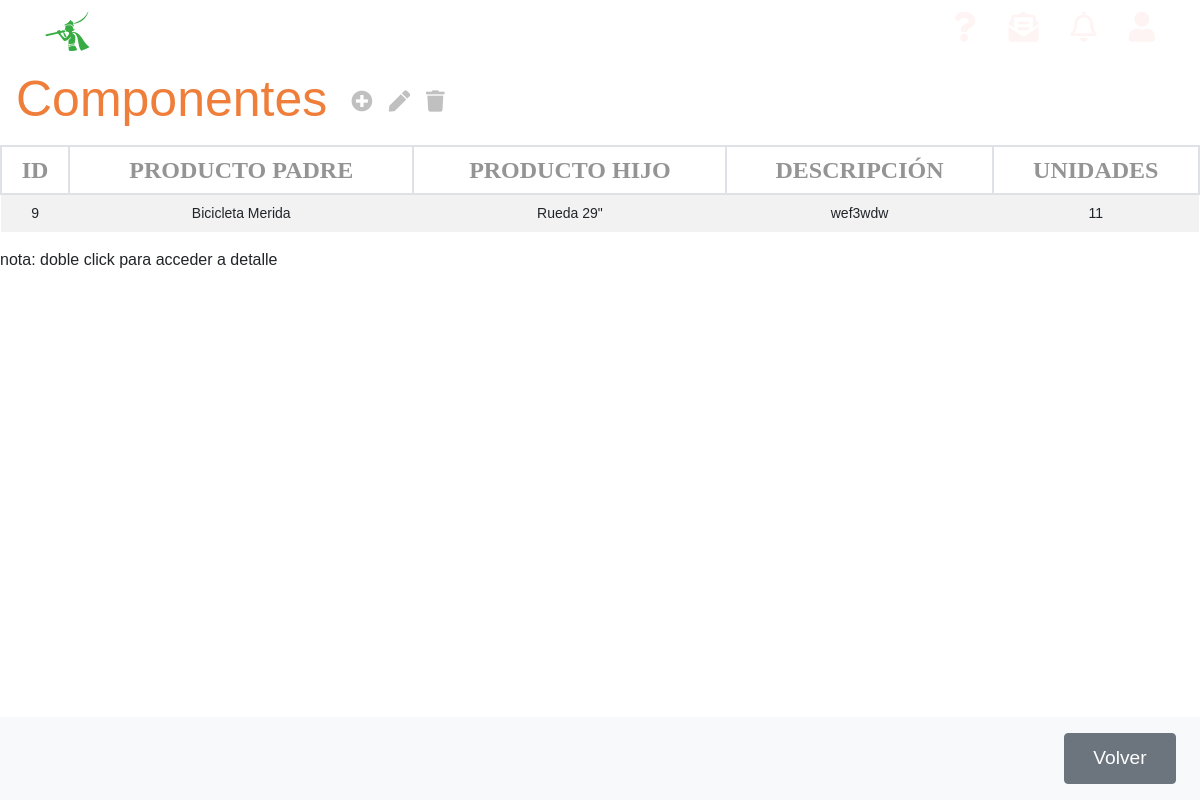
/appEntrega/componentes/, run on the app's committed database.
### appEntrega/models.py (models this page shows, shortened)
class Componente(models.Model):
    componente_producto_padre = models.ForeignKey(Producto, related_name='producto_padre', null=False,
                                                  on_delete=models.CASCADE,
                                                  default=0)
    componente_producto = models.ForeignKey(Producto, related_name='producto', null=False, on_delete=models.CASCADE,
                                            default=0)
    componente_unidades = models.PositiveIntegerField(default=1)
    componente_descripcion = models.CharField(max_length=250)

class Producto(models.Model):
    producto_referencia = models.CharField(max_length=13, primary_key=True)
    producto_nombre = models.CharField(max_length=50)
    producto_descripcion = models.CharField(max_length=250)
    producto_categoria = models.CharField(max_length=50)
    producto_precio = models.DecimalField(max_digits=10, decimal_places=2, default=0)

### appEntrega/views.py (the view)
# urls.py: path('componentes/', ComponenteListView.as_view(), name='listaComponente'),
class ComponenteListView(ListView):
    model = Componente
    template_name = 'listaComponentes.html'
    context_object_name = 'lista_componentes'

### appEntrega/templates/listaComponentes.html
{% extends 'base.html' %}
{% block content %}
<div class="">
    <nav class="navbar navbar-light table-navbar">
        <h2 class="orange-color">Componentes</h2>
        <ul class="navbar-nav mr-auto flex-row">
            <li class="nav-item m-0 ml-3">
                <i class="fas fa-plus-circle fa-lg c-grey"
                    onclick="location.href='http://127.0.0.1:8000/appEntrega/componentes/nuevo/'"></i>
            </li>
            <li class="nav-item m-0">
                <i class="fas fa-pen fa-lg c-grey"></i>
            </li>
            <li class="nav-item m-0">
                <i class="fas fa-trash fa-lg c-grey"></i>
            </li>
        </ul>
    </nav>
</div>
<div class="row">
    <div class="col-md-12">
        <table class="table-deustronic table table-striped table-hover">
            <thead>
                <tr>
                    <th>ID</th>
                    <th>PRODUCTO PADRE</th>
                    <th>PRODUCTO HIJO</th>
                    <th>DESCRIPCIÓN</th>
                    <th>UNIDADES</th>
                </tr>
            </thead>
            <tbody>
                {% if lista_componentes %}
                {% for comp in lista_componentes %}
                <tr ondblclick="location.href='http://127.0.0.1:8000/appEntrega/componentes/{{comp.pk}}/editar'">
                    <td>{{comp.pk}}</td>
                    <td>{{comp.componente_producto_padre.producto_nombre}}</td>
                    <td>{{comp.componente_producto.producto_nombre}}</td>
                    <td>{{comp.componente_descripcion}}</td>
                    <td>{{comp.componente_unidades}}</td>
                </tr>
                {% endfor %}
                {% else %}
                <tr>
                    <td colspan="5">
                        <p>No existen Componentes</p>
                    </td>
                </tr>
                {% endif %}
            </tbody>
        </table>
        <p>nota: doble click para acceder a detalle</p>
    </div>
</div>
<nav class="navbar navbar-light bg-light fixed-bottom">
    <div class="form-inline ml-auto">
        <button onclick="location.href='http://127.0.0.1:8000/appEntrega'" class="btn boton-nav btn-secondary m-2"
            type="button">Volver</button>
    </div>
</nav>
{% endblock %}

### appEntrega/static/style/styles.css (style rules this page uses)
.orange-color, .orange-color:hover { color: rgb(239, 126, 58) !important; font-weight: 100 !important; }
* { font-family: 'FiraSans-Regular', sans-serif; }
html { overflow-x: hidden; overflow-y: overlay; }
html, body { height: 100%; }
body { margin: 0; }
i { cursor: pointer !important; }
ul { padding: 0 !important; }

### appEntrega/static/style/table.css (style rules this page uses)
table { overflow: scroll; }
table td { vertical-align: middle !important; }
.table-deustronic th { color: #949494; font-weight: bold; font-size: 1.5rem; padding: 5px 10px; border: 2px solid #dee2e6; font-family: FiraSans-Regular, Calibri, Verdana; text-align: center !important; }
.table-deustronic td { font-size: 14px; padding: 0.5rem; text-align: center !important; cursor: pointer !important; }
.table-navbar { position: sticky; background-color: white; z-index: 1; top: 0; width: 100%; }

### appEntrega/static/style/productos.css (style rules this page uses)
.navbar-nav .nav-item { padding: 0 .5rem; }
.c-grey { color: silver !important; }
.boton-nav { width: 7rem; height: 3.2rem !important; color: white !important; font-weight: 400; font-size: 1.2rem; text-decoration: none; outline-style: none; }

### appEntrega/static/style/header.css (style rules this page uses)
h2 { padding: 0px; color: #1c3d79; font-size: 50px; font-family: 'Franklin Gothic Medium', 'Arial Narrow', Arial, sans-serif }
li { list-style: none; margin-right: 2rem; }
li:last-of-type { margin-right: 0; }
ul { margin: 0 !important; }

### appEntrega/static/style/modal.css (style rules this page uses)
:root { --lightgray: #efefef; --blue: steelblue; --white: #fff; --black: rgba(0, 0, 0, 0.8); --bounceEasing: cubic-bezier(0.51, 0.92, 0.24, 1.15); }
* { padding: 0; margin: 0; }

### data on the page
Componente: pk "9", componente_producto_padre.producto_nombre "Bicicleta Merida", componente_producto.producto_nombre "Rueda 29\"", componente_descripcion "wef3wdw", componente_unidades "11"
